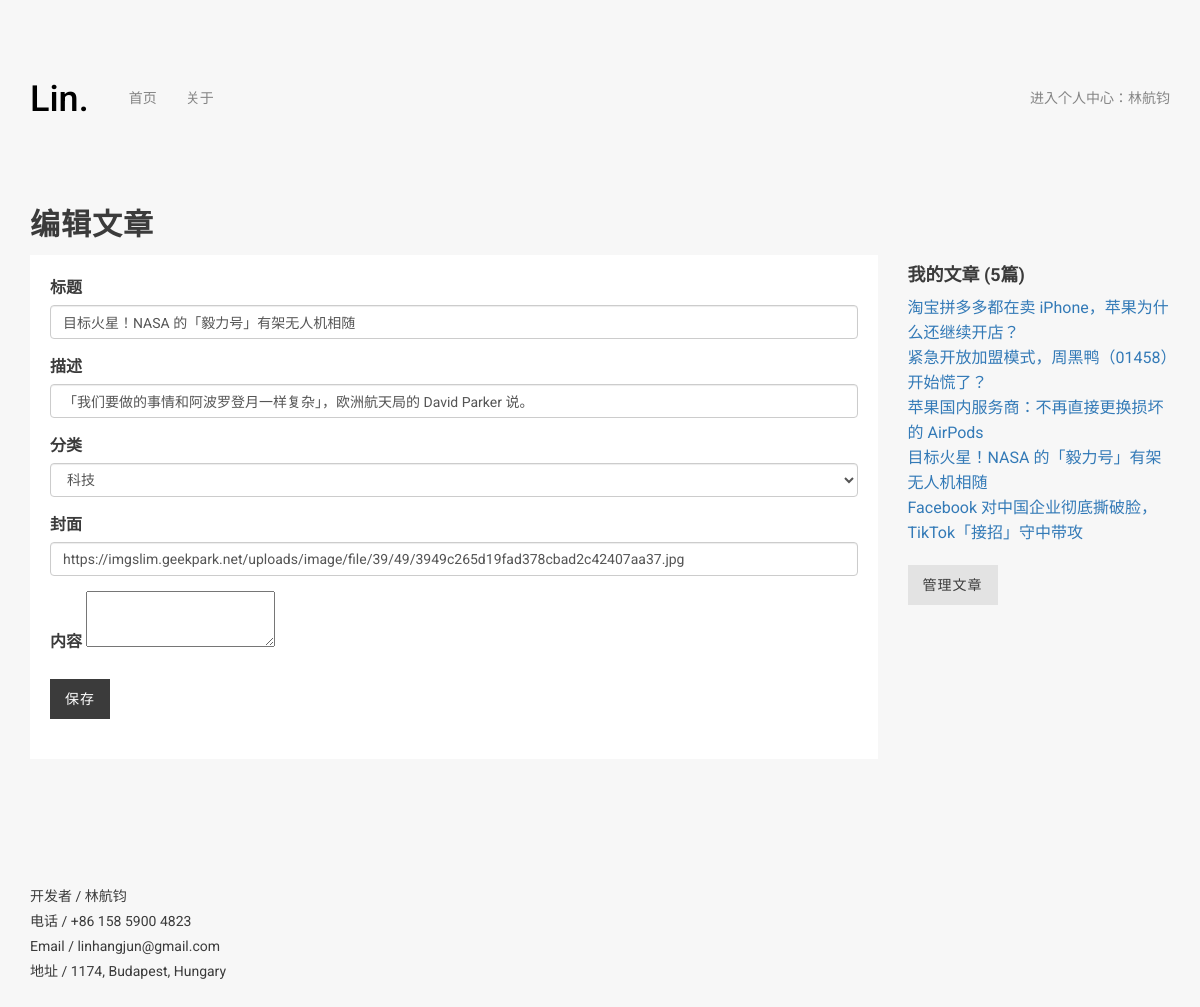
Page /edit/20 (signed in) on the committed database.
### apps/news_app/models.py (models this page shows)
class News(models.Model):
    title = models.CharField(max_length=100)
    thumbnail = models.URLField()
    desc = models.CharField(max_length=200)
    content = RichTextUploadingField()
    pub_date = models.DateTimeField(auto_now_add=True)
    author = models.ForeignKey(User, on_delete=models.CASCADE)
    category = models.ForeignKey('Category', on_delete=models.DO_NOTHING)
    class Meta:
        ordering = ['-pub_date']

### apps/news_app/views.py (the view, shortened to what this page needs)
# urls.py: path('edit/<article_id>', views.edit_article, name='edit'),
@login_required(login_url='/login/')
def edit_article(request, article_id):
    user = request.user
    article = user.news_set.filter(pk=article_id).first()
    categories = Category.objects.all()
    articles = request.user.news_set.all()
    if not article:
        raise Http404
    else:
        if request.method == 'GET':
            context = {
                'article': article,
                'categories': categories,
                'articles': articles,
            }
            return render(request, 'article/edit_article.html', context=context)

### front/templates/article/edit_article.html (shortened to what this page needs)
{% extends 'article/base.html' %}
{% block head %}
    <link rel="stylesheet" href="{% static 'css/write_article.css' %}">
{% endblock %}
{% block content %}
    <div class="page-title">
        <div class="row">
            <div class="col-md-9 col-xs-12">
                <h1><b>编辑文章</b></h1>
            </div>
        </div>
    </div>
    <div class="row">
        <div class="col-md-9 col-sm-9 col-xs-12 blog-content">
            <div class="write_news_wrapper" style="background: white; padding: 20px">
                <form method="post">
                  <div class="form-group">
                    <label for="titleInput">标题</label>
                    <input type="text" class="form-control" id="titleInput" name="title" value="{{ article.title }}">
                  </div>
                  <div class="form-group">
                    <label for="descInput">描述</label>
                    <input type="text" class="form-control" id="descInput" name="desc" value="{{ article.desc }}">
                  </div>
                  <div class="form-group">
                    <label for="categoryInput">分类</label>
                      <select name="category" id="categoryInput" class="form-control">
                            {% for category in categories %}
                                {% if category.pk == article.category.pk %}
                                    <option value="{{ category.pk }}" selected>{{ category.name }}</option>
                                {% else %}
                                    <option value="{{ category.pk }}">{{ category.name }}</option>
                                {% endif %}
                            {% endfor %}
                      </select>
                  </div>
                  <div class="form-group">
                    <label for="thumbnailInput">封面</label>
                    <input type="url" class="form-control" id="thumbnailInput" name="thumbnail" value="{{ article.thumbnail }}">
                  </div>
                  <div class="contentInput">
                      <label>内容</label>
                        <textarea name="editor1"></textarea>
                  </div>
                    <input type="submit" value="保存" class="button">
                </form>
            </div>
        </div>
    <div class="col-md-3 col-sm-3 col-xs-12 sidebar">
    <div class="sidebar-content">
        <h4><strong>我的文章 ({{ articles.count }}篇)</strong></h4>
        <ul class="my-article-list">
            {% for article in articles %}
                <li><a href="#">{{ article.title }}</a></li>
            {% endfor %}
            <li><button class="manage-article" onClick="location.href='{% url 'news_app:article_management' user.username %}'">管理文章</button></li>
        </ul>
    </div>
    </div>
    </div>
{% endblock %}

### front/templates/article/base.html (shortened to what this page needs)
<!DOCTYPE html>
<html>
	<head>
		<link rel="stylesheet" href="{% static 'css/bootstrap.css' %}">
		<link rel="stylesheet" href="{% static 'css/font-awesome.css' %}">
		<link rel="stylesheet" href="{% static 'css/style.css' %}">
        <link rel="stylesheet" href="//at.alicdn.com/t/font_1975388_tqdquovc7m.css">
	    {% block head %}
	    {% endblock %}
    </head>
	<body>
		<div class="wrapper">
			<div class="container">
				<header>
					<div class="logo">
						<a href="/">
                            <h1>Lin.</h1>
						</a>
					</div>
					<nav>
						<ul>
							<li><a href="/">首页</a></li>
							<li><a href="{% url 'about' %}">关于</a></li>
						</ul>
					</nav>
                    <div class="search-login">
                        <ul>
                            {% if user.pk %}
                                <li><a href="{% url 'auth_app:user_center' user.username %}">进入个人中心：{{ user.username }}</a></li>
                            {% else %}
                                <li><a href="{% url 'auth_app:login' %}" class="icon-user iconfont"></a></li>
                            {% endif %}
                        </ul>
                    </div>
				</header>
				{% block content %}
				{% endblock %}
				<footer>
					<p>
                        <br>
                        开发者 / 林航钧
						<br>
						电话 / +86 158 5900 4823
						<br>
						Email / linhangjun@gmail.com
						<br>
						地址 / 1174, Budapest, Hungary
					</p>
				</footer>
			</div>
		</div>
	</body>
</html>

### front/assets/css/style.css (style rules this page uses)
body,ul { margin: 0; padding: 0 }
body { background-color: #f7f7f7; font-size: 16px; line-height: 25px; color: #3b3b3b; font-family: Roboto,sans-serif }
.wrapper .portfolio .filters ul li,.wrapper header nav ul li a { -webkit-transition: .2s all; -o-transition: .2s all; transition: .2s all }
.wrapper header { height: 75px; margin-top: 60px }
.wrapper header .logo { float: left; line-height: 75px }
.wrapper header .logo a { text-decoration: none; color: black; }
.wrapper header nav { float: left; line-height: 75px; margin-left: 40px; }
.wrapper header nav ul li { display: inline-block; margin-left: 25px; position: relative }
.wrapper header nav ul li:first-child { margin-left: 0 }
.wrapper header nav ul li a { color: #848484; font-size: 14px; text-transform: uppercase; font-weight: 300; text-decoration: none }
.wrapper header .search-login { float: right; }
.wrapper header .search-login ul { line-height: 75px; }
.wrapper header .search-login ul li { display: inline-block; margin-left: 25px; position: relative; }
.wrapper header .search-login ul li a { color: #848484; font-size: 14px; font-weight: 300; text-decoration: none }
.wrapper .page-title,.wrapper .portfolio .filters { margin-top: 50px }
.wrapper .page-title h1 { font-size: 30px; line-height: 40px; letter-spacing: 1px; font-weight: 300 }
footer { margin: 100px 0 25px }
footer p { font-size: 14px }

### front/assets/css/write_article.css (style rules this page uses)
.row .blog-content .write_news_wrapper form .button { line-height: 16px; margin-top: 20px; display: inline-block; padding: 12px 15px; background-color: #3b3b3b; color: #fff; text-decoration: none; font-weight: 300; font-size: 14px; letter-spacing: 1px; margin-bottom: 20px; border: 0px; }
.row .sidebar .sidebar-content .my-article-list li { list-style: none; }
.row .sidebar .sidebar-content .my-article-list li .manage-article { line-height: 16px; margin-top: 20px; display: inline-block; padding: 12px 15px; background-color: #e3e3e3; text-decoration: none; font-weight: 300; font-size: 14px; letter-spacing: 1px; margin-bottom: 20px; border: 0px; }

### rows in the picture
News: title "目标火星！NASA 的「毅力号」有架无人机相随", desc "「我们要做的事情和阿波罗登月一样复杂」，欧洲航天局的 David Parker 说。", thumbnail "https://imgslim.geekpark.net/uploads/image/file/39/49/3949c265d19fad378cbad2c42407aa37.jpg"
News: title "淘宝拼多多都在卖 iPhone，苹果为什么还继续开店？"
News: title "紧急开放加盟模式，周黑鸭（01458）开始慌了？"
News: title "苹果国内服务商：不再直接更换损坏的 AirPods"
News: title "Facebook 对中国企业彻底撕破脸，TikTok「接招」守中带攻"

### other values in the picture
{{ user.username }} "林航钧"
{{ articles.count }} "5"
form field category "科技"
